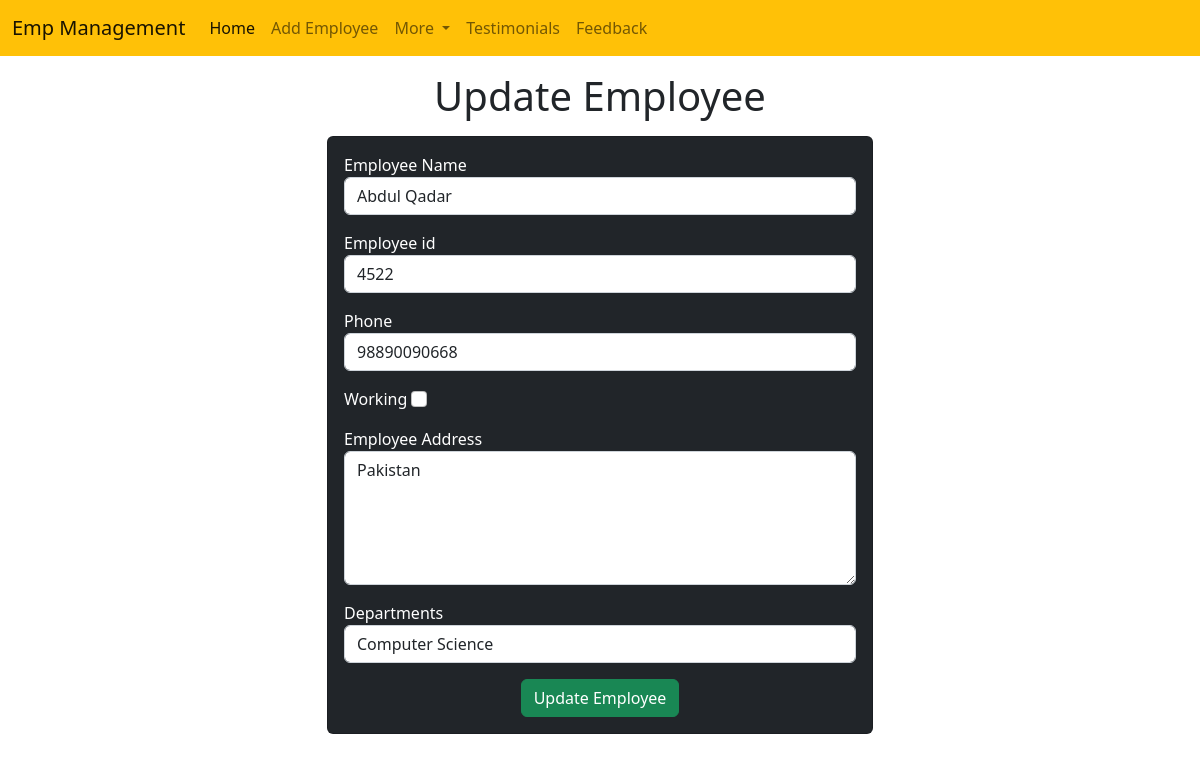
/emp/update-emp/1, run on the app's committed database.
### emp/models.py (models this page shows, shortened)
class Emp(models.Model):
    name=models.CharField(max_length=200)
    emp_id=models.CharField(max_length=200)
    phone=models.CharField(max_length=10)
    address=models.CharField(max_length=150)
    working=models.BooleanField(default=True)
    department=models.CharField(max_length=10)

### emp/views.py (the view)
# urls.py: path("update-emp/<int:emp_id>",update_emp),
def update_emp(request,emp_id):
    emp=Emp.objects.get(pk=emp_id)
    return render(request, "emp/update_emp.html",{
        'emp':emp
    })

### templates/emp/update_emp.html (shortened to what this page needs)
<!doctype html>
<html lang="en">
  <head>
    <link href="https://cdn.jsdelivr.net/npm/bootstrap@5.2.3/dist/css/bootstrap.min.css" rel="stylesheet">
  </head>
  <body>
    {% include 'emp/navbar.html' %}
    <h1 class="text-center my-3">Update Employee</h1>
    <div class="container">
        <div class="row">
            <div class="col-md-6 offset-md-3">
                <div class="card bg-dark text-white">
                    <div class="card-body">
                        <form action="/emp/do-update-emp/{{emp.id}}" method="POST">
                            <div class="mb-3">
                                <label for="name">Employee Name</label>
                                <input id="name" type="text" class="form-control" placeholder="Enter Emp Name" name="emp_name" value="{{emp.name}}"/>
                            </div>
                            <div class="mb-3">
                                <label for="id">Employee id</label>
                                <input id="id" type="text" class="form-control" placeholder="Enter Emp id" name="emp_id" value="{{emp.emp_id}}"/>
                            </div>
                            <div class="mb-3">
                                <label for="phone">Phone</label>
                                <input id="phone" type="text" class="form-control" placeholder="Enter Emp phone" name="emp_phone" value="{{emp.phone}}"/>
                            </div>
                            <div class="mb-3">
                                <label for="working">Working</label>
                                <input id="working" type="checkbox" class="form-check-input" name="emp_working" {% if emp.working %} checked {% endif %} />
                            </div>
                            <div class="mb-3">
                                <label for="address">Employee Address</label>
                                <textarea name="emp_address" id="address" rows="5" class="form-control" name="emp_working">{{emp.address}}</textarea>
                            </div>
                            <div class="mb-3">
                                <label for="department">Departments</label>
                                <select value="{{emp.department}}" id="department" name="emp_department" type="" class="form-control">
                                    <option value="CS">Computer Science</option>
                                </select>
                            </div>
                            <div class="container text-center">
                                <button class="btn btn-success">
                                    Update Employee
                                </button>
                            </div>
                        </form>
                    </div>
                </div>
            </div>
        </div>
    </div>
  </body>
</html>

### data on the page
Emp: emp_name "Abdul Qadar", emp_id "4522", emp_phone "98890090668", emp_address "Pakistan", emp_department "Computer Science"
